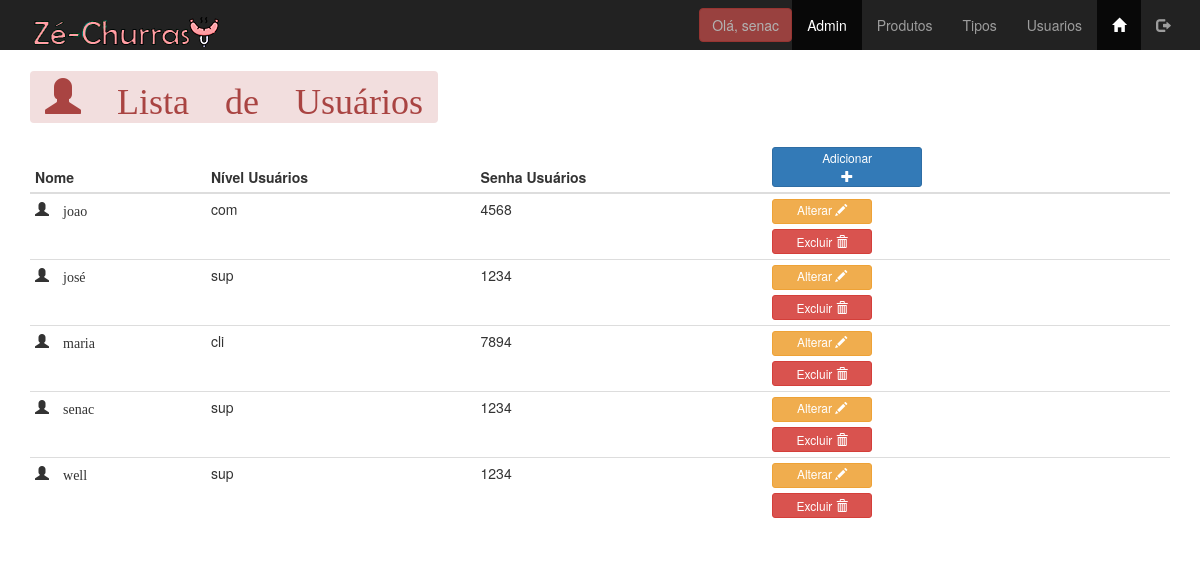
The page /Admin/usuarios_lista.php (signed in) on the database its author committed.
### tables this page shows
create table tbusuarios(
id_usuario int(11) not null,
login_usuario varchar(30) not null unique,
senha_usuario varchar(8) not null,
nivel_usuario enum('sup', 'com', 'cli') not null
);

### Admin/usuarios_lista.php (the view, shortened to what this page needs)
<?php
include ('../connections/conn.php');
$consulta = "select * from tbusuarios order by login_usuario asc";
$lista = $conn->query($consulta);
$linha = $lista->fetch_assoc();
?>
<!DOCTYPE html>
<html lang="pt-BR">
<head>
    <link rel="stylesheet" href="../css/bootstrap.min.css">
    <link rel="stylesheet" href="../css/meu_estilo.css">
</head>
<body>
<?php include ('menu_adm.php');?>
<main class="container">
<h1 class="glyphicon glyphicon-user breadcrumb alert-danger"> Lista de Usuários</h1>
<table class="table table-condensed table-hover tbopacidade">
        <thead>
            <th>Nome</th>
            <th>Nível Usuários</th>
            <th>Senha Usuários</th>
            <th>
                <a href="usuario_insere.php" class="btn btn-block btn-primary btn-xs" id="btn-Add">
                    <span class="hidden-xs">Adicionar<br></span>
                    <span class="glyphicon glyphicon-plus" aria-hidden="true"></span>
                </a>
            </th>
        </thead>
        <tbody>
        <?php do {?>
            <tr>
                <td>
                    <span class="glyphicon glyphicon-user hiddden-xs"> <?php echo $linha['login_usuario']?></span>
                </td>
                <td><?php echo $linha['nivel_usuario'];?></td>
                <td><?php echo $linha['senha_usuario'];?></td>
                <td>
                <a href="usuario_atualiza.php?id_usuario=<?php echo $linha['id_usuario'] ?>" class="btn btn-warning btn-block btn-xs" id="btn-padrao">
                                <span class="hidden-xs">Alterar</span>
                                <span class="glyphicon glyphicon-pencil" aria-hidden="true"></span>
                            </a>
                    <button class="btn btn-danger btn-block btn-xs delete"
                    role="button"
                    data-id="<?php echo $linha['id_usuario'];?>" id="btn-padrao"
                    data-nome="<?php echo $linha['login_usuario'];?>">
                    <span class="hidden-xs">Excluir</span>
                    <span class="glyphicon glyphicon-trash" aria-hidden="true"></span>
                    </button>
                </td>
            </tr>
            <?php } while ($linha=$lista->fetch_assoc()); ?>
        </tbody>
    </table>
</main>
</body>
</html>

### Admin/menu_adm.php (shortened to what this page needs)
<!DOCTYPE html>
<html lang="pt-BR">
<head>
</head>
<body>
    <nav class="nav navbar-inverse">
        <div class="container-fluid">
            <div class="navbar-header">
                <a href="index.php" class="navbar-brand">
                    <img src="../images/logochurrascopequeno.png" alt="">
                </a>
            </div>
            <div class="collapse navbar-collapse" id="defaultNavbar">
                <ul class="nav navbar-nav navbar-right">
                    <li>
                        <button class="btn btn-danger navbar-btn disabled" type="button">
                            Olá, <?php echo $_SESSION['login_usuario'];?>
                        </button>
                    </li>
                    <li class="active"><a href="index.php">Admin</a></li>
                    <li><a href="produtos_lista.php">Produtos</a></li>
                    <li><a href="tipos_lista.php">Tipos</a></li>
                    <li><a href="usuarios_lista.php">Usuarios</a></li>
                    <li class="active"><a href="../index.php">
                        <span class="glyphicon glyphicon-home"></span>
                        </a>
                    </li>
                    <li>
                        <a href="logout.php">
                            <span class="glyphicon glyphicon-log-out"></span>
                        </a>
                    </li>
                </ul>
            </div>
        </div>
    </nav>
</body>
</html>

### css/meu_estilo.css (style rules this page uses)
#btn-padrao { width: 100px; height: 25px; }
#btn-Add { width: 150px; height: 40px; }

### rows shown on the page
tbusuarios: login_usuario "joao", nivel_usuario "com", senha_usuario "4568"
tbusuarios: login_usuario "josé", nivel_usuario "sup", senha_usuario "1234"
tbusuarios: login_usuario "maria", nivel_usuario "cli", senha_usuario "7894"
tbusuarios: login_usuario "senac", nivel_usuario "sup", senha_usuario "1234"
tbusuarios: login_usuario "well", nivel_usuario "sup", senha_usuario "1234"

### other values the page prints
$_SESSION['login_usuario'] "senac"
